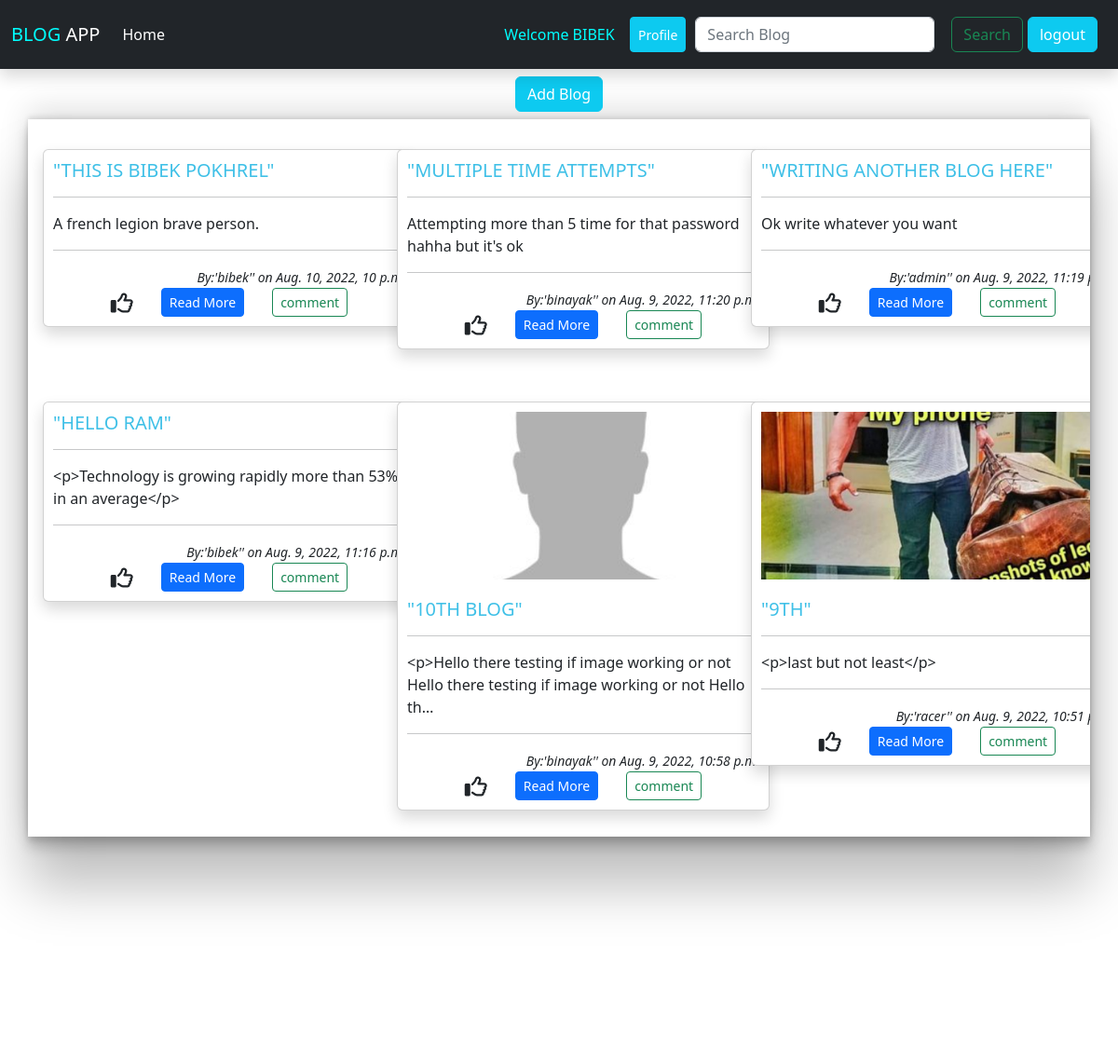
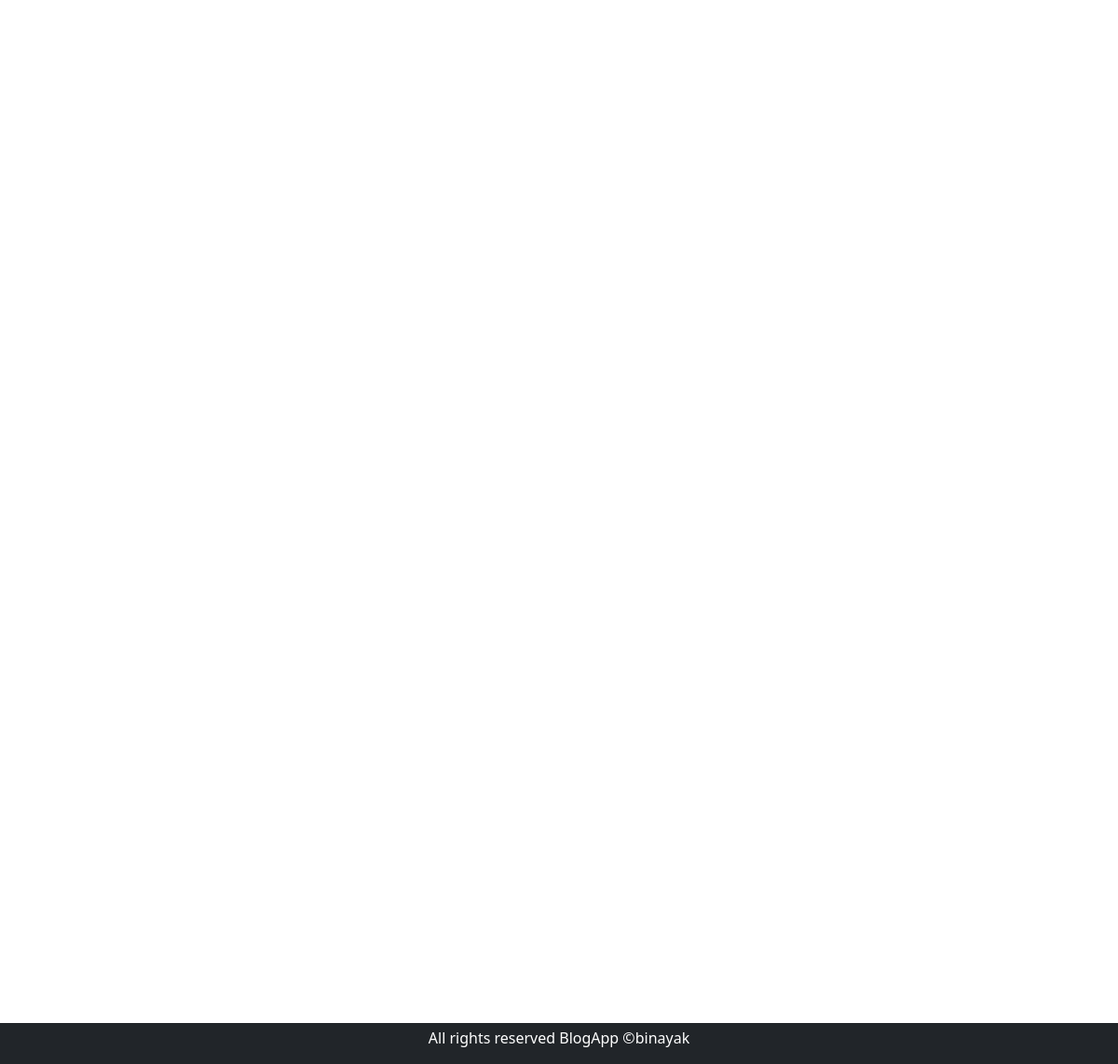
/ (signed in), run on the app's committed database (2 pictures, top to bottom).
### blog/models.py (models this page shows, shortened)
class BlogModel(models.Model):
    title = models.CharField(max_length=1000)
    content = FroalaField()
    author = models.ForeignKey(User, on_delete=models.CASCADE)
    slug = models.SlugField(max_length=1000, null=True, blank=True)
    image = models.ImageField(upload_to='blog/images', null=True, blank=True) # media url paxi blog/images create garxa ra tes vitra store hunxa photos
    created_at = models.DateTimeField(auto_now_add=True)
    class Meta:
        ordering = ('-created_at',) #ordering the latestpost to the first by - reversing

### blog/views.py (the view)
# urls.py: path('', views.index, name="index"),
def index(request):
    if request.user.is_authenticated:
        posts = BlogModel.objects.all()
        return render(request, 'blog/index.html', {'posts': posts})
    else:
        return HttpResponseRedirect('/login/')

### blog/templates/blog/index.html
{% extends 'blog/base.html' %}
{%load static %}
{% block content %}
<div class="container mt-2">
    <center>
        <button class="btn  btn-info mb-2">
            <a href="{%url 'add-blog' %}" class="text-white" style="text-decoration:none;">Add Blog</a>
        </button>
    </center>
    <div class="row sidebarscroll" style="overflow-y:scroll;height:770px;box-shadow: rgba(0, 0, 0, 0.25) 0px 54px 55px, rgba(0, 0, 0, 0.12) 0px -12px 30px, rgba(0, 0, 0, 0.12) 0px 4px 6px, rgba(0, 0, 0, 0.17) 0px 12px 13px, rgba(0, 0, 0, 0.09) 0px -3px 5px;">
        {% for Blog in posts %}
            <div class="col-4 mt-3 mb-2 p-3">
                <div class="card shadow" style="width: 25rem;">
                    {% if Blog.image %}
                    <img src="{{ Blog.image.url }}" class="card-img-top" alt="..." height="200" width="200" style="object-fit:cover;padding:10px;">
                    {% endif %}
                    <div class="card-body" style="padding:10px;">
                    <h5 class="card-title" style="text-transform:uppercase;color:rgb(63, 192, 231);">"{{Blog.title}}"</h5> <hr>
                    <p class="card-text">{{ Blog.content|truncatechars:100 }}</p> <hr>
                   <div class="d-flex justify-content-end">
                    <em><small>By:'{{Blog.author}}'' on {{Blog.created_at}}</small></em><br>
                   </div>
                    <div class="like" style="gap:30px;">
                        <span><i class="fa-regular fa-thumbs-up fa-xl mt-3"></i></span>
                        <a href="{%url 'detail-view' %}" class="btn btn-sm btn-primary">Read More</a>
                        <a href="#" class="btn btn-sm btn-outline-success">comment</a>
                    </div>
                    </div>
                </div>
            </div>
        {% endfor %}
    </div>
</div>
{% endblock %}

### blog/templates/blog/base.html (shortened to what this page needs)
<!DOCTYPE html>
{% load static %}
<html lang="en">
<head>
    <link rel="stylesheet" href="{% static 'blog/css/style.css' %}">
    <link rel="stylesheet" href="https://cdnjs.cloudflare.com/ajax/libs/font-awesome/6.1.2/css/all.min.css">
    <link href="https://cdn.jsdelivr.net/npm/bootstrap@5.2.0/dist/css/bootstrap.min.css" rel="stylesheet">
</head>
<body>
    <nav class="navbar navbar-expand-lg bg-dark shadow ">
        <div class="container-fluid">
          <a class="navbar-brand text-white" href="#"> <span style="color:aqua;">BLOG</span>  APP </a>
          <div class="collapse navbar-collapse" id="navbarSupportedContent">
            <ul class="navbar-nav me-auto mb-2 mb-lg-0">
              <li class="nav-item">
                <a class="nav-link active text-white" aria-current="page" href="/">Home</a>
              </li>
            </ul>
            <ul class="navbar-nav me-auto mb-2 mb-lg-0">
                <li class="nav-item" style="margin-left:350px">
                  <span style="color:aqua;"> Welcome <span style="text-transform:uppercase;">{{user.username}}</span></span>
                  </li>
              </ul>
            <form class="d-flex justify-content-evenly" role="search" style="padding:10px;">
              <div class="" style="display:flex;justify-content:space-evenly;gap:10px;">
                <button class="btn btn-sm btn-info"><a href="{%url 'profile' %}" class="text-white" style="text-decoration:none ;">Profile</a></button>
                <input class="form-control me-2" type="search" placeholder="Search Blog" aria-label="Search">
                <div class="" style="display:flex;gap:5px;">
                  <button class="btn btn-outline-success" type="submit">Search</button>
                <button class="btn btn-info"><a class="nav-link active text-white  " aria-current="page" href="{% url 'logout-user' %}">logout</a> </button>
                </div>
              </div>
            </form>
          </div>
        </div>
      </nav>
    {% block content%}
    {% endblock %}
    <footer class="bg-dark  mt-5" style=" position: fixed;bottom: 0;width: 100%;">
        <p class="text-center text-white mt-1">All rights reserved BlogApp &#169;binayak</p>
    </footer>
</body>
</html>

### blog/static/blog/css/style.css (style rules this page uses)
.like { display:flex; justify-content:center; gap:10px; }

### data on the page
BlogModel: title "THIS IS BIBEK POKHREL", content "A french legion brave person.", author "bibek", created_at "Aug. 10, 2022, 10 p.m."
BlogModel: title "MULTIPLE TIME ATTEMPTS", content "Attempting more than 5 time for that password hahha but it's ok", author "binayak", created_at "Aug. 9, 2022, 11:20 p.m."
BlogModel: title "WRITING ANOTHER BLOG HERE", content "Ok write whatever you want", author "admin", created_at "Aug. 9, 2022, 11:19…"
BlogModel: title "HELLO RAM", content "<p>Technology is growing rapidly more than 53% in an average</p>", author "bibek", created_at "Aug. 9, 2022, 11:16 p.m."
BlogModel: image (placeholder picture), title "10TH BLOG", content "<p>Hello there testing if image working or not Hello there testing if image working or not Hello th…", author "binayak", created_at "Aug. 9, 2022, 10:58 p.m."
BlogModel: image (picture), title "9TH", content "<p>last but not least</p>", author "racer", created_at "Aug. 9, 2022, 10:51…"

### other printed values
{{ user.username }} "BIBEK"
